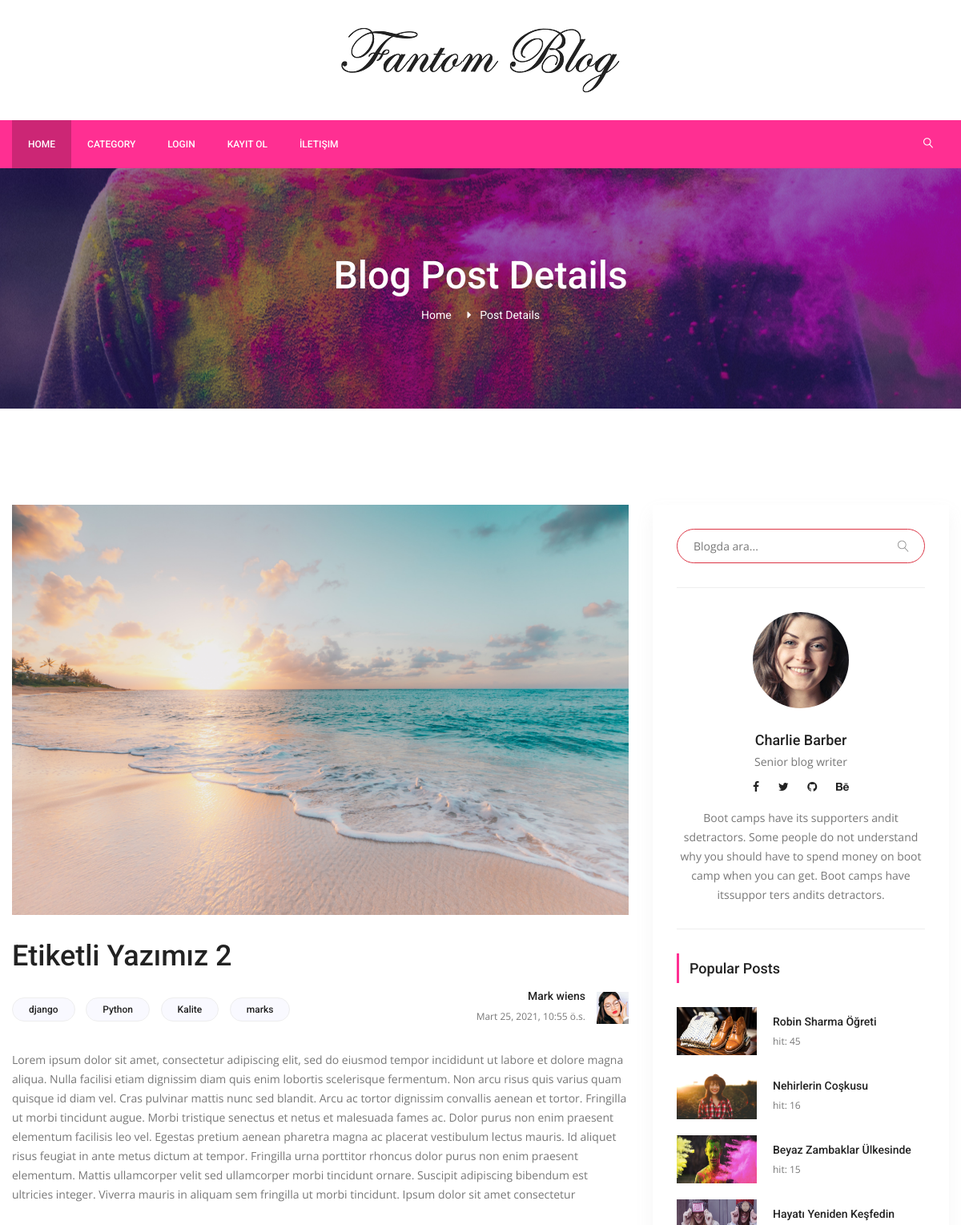
Page /detail/16/etiketli-yazmz-2 (upper part) on the earlier database version.
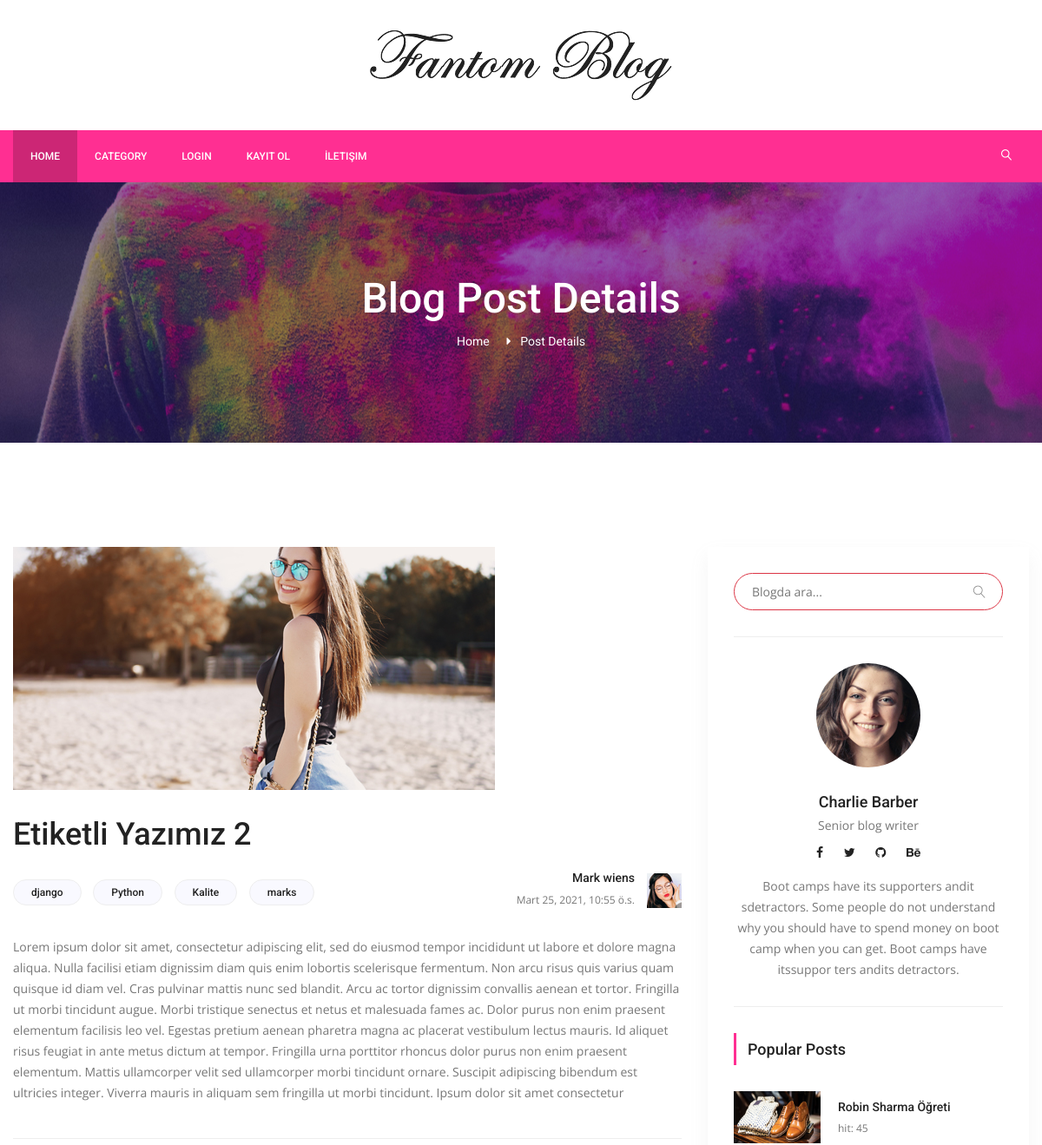
Same page on the later database version.
### posts/models.py (models this page shows, shortened)
class Post(models.Model):
    title = models.CharField(max_length=150)
    content = models.TextField()
    publishing_date = models.DateTimeField(auto_now_add=True)
    image = models.ImageField(null=True,blank=True, upload_to='resimler/',default="resimler/sean-o-KMn4VEeEPR8-unsplash.jpg")
    user = models.ForeignKey(settings.AUTH_USER_MODEL, on_delete=models.CASCADE, default=1)#ForeignKey -> 1'e çok yani, 1 kullanıcı bir sürü yazı ekleyebilir ilişkisi
    slug = models.SlugField(default="slug", editable=False)
    category = models.ForeignKey(Category,on_delete=models.CASCADE, default=1, related_name="posts")#1 Category'nin ->BİR SÜRÜ POSTU OLABİLİR , category -> one, Post Many
    tag = models.ManyToManyField(Tag,related_name="posts", blank=True)
    slider_post = models.BooleanField(default=False)
    hit=models.PositiveIntegerField(default=0)
    def comment_count(self):
        return self.comments.all().count()
    class Meta:
        ordering = ['-id']

class Tag(models.Model):
    title = models.CharField(max_length = 50)
    slug = models.SlugField(editable = False )
    def __str__(self):
        return self.title

### posts/views.py (the view, shortened to what this page needs)
# urls.py: path('detail/<int:pk>/<slug:slug>',PostDetail.as_view(), name='detail'),
class PostDetail(DetailView,FormMixin):
    template_name='posts/detail.html'
    model = Post
    context_object_name = 'single'
    form_class = CreateCommentForm
    def get(self, request, *args, **kwargs):
        self.hit = Post.objects.filter(id=self.kwargs['pk']).update(hit=F('hit')+1)
        return super(PostDetail, self).get(request, *args, **kwargs)
    def get_context_data(self, **kwargs):
        context= super(PostDetail, self).get_context_data(**kwargs)
        context['previous'] = Post.objects.filter(id__lt=self.kwargs['pk']).order_by('-pk').first()#lt ->less then
        context['next'] =Post.objects.filter(id__gt=self.kwargs['pk']).order_by('pk').first()
        context['form'] = self.get_form()
        return context

### posts/forms.py
class CreateCommentForm(forms.ModelForm):
    captcha = ReCaptchaField()
    def __init__(self,*args,**kwargs):
        super(CreateCommentForm, self).__init__(*args,**kwargs)
        self.helper = FormHelper()
        self.helper.form_method = "post"
        self.helper.layout =  Layout(
            Field("name",css_class="form-control"),
            Field("email",css_class="form-control"),
            Field("content",css_class="form-control mb-10"),
            Field("captcha")
        )
        self.helper.add_input(Submit('submit','Yorum Ekle',css_class="primary-btn submit_btn"))
    class Meta:
        model = Comment
        fields = [
            'name',
            'email',
            'content',
        ]

### posts/models.py (called while the page is built)
    def post_count(self):
        return self.posts.all().count() #posts -> related_name="posts" dan geliyor..

### posts/templatetags/custom_tags.py (called while the page is built)
@register.simple_tag(name="categories")
def all_categories():
    return Category.objects.all()

@register.simple_tag(name="tags")
def all_tags():
    return Tag.objects.all()

@register.simple_tag(name="hit_posts")
def hit_posts():
    return Post.objects.order_by('-hit')[:5] # 5 tane post gösterir.

### templates/posts/detail.html (shortened to what this page needs)
{% extends 'base.html' %}
{% load static %}
{% load crispy_forms_tags %}
{% block content %}
        <section class="banner_area">
            <div class="banner_inner d-flex align-items-center">
            	<div class="overlay bg-parallax" data-stellar-ratio="0.9" data-stellar-vertical-offset="0" data-background=""></div>
				<div class="container">
					<div class="banner_content text-center">
						<h2>Blog Post Details</h2>
						<div class="page_link">
							<a href="{% url 'index' %}">Home</a>
							<a href="single-blog.html">Post Details</a>
						</div>
					</div>
				</div>
            </div>
        </section>
        <section class="blog_area p_120 single-post-area">
            <div class="container">
                <div class="row">
                    <div class="col-lg-8">
       					<div class="main_blog_details">
       						<img class="img-fluid" src="{{ single.image.url }}" alt="">
       						<a href="#"><h4>{{ single.title }}</h4></a>
       						<div class="user_details">
       							<div class="float-left">
                                    {% for tag in single.tag.all %}
       								<a href="{% url 'tag_detail' slug=tag.slug %}">{{ tag.title }}</a>
                                    {% endfor %}
       							</div>
       							<div class="float-right">
       								<div class="media">
       									<div class="media-body">
       										<h5>Mark wiens</h5>
       										<p>{{ single.publishing_date }}</p>
       									</div>
       									<div class="d-flex">
       										<img src=" {% static  "img/blog/user-img.jpg"   %}" alt="">
       									</div>
       								</div>
       							</div>
       						</div>
							<p>{{ single.content }}</p>
                            <div class="news_d_footer">
      						</div>
       					</div>
        			</div>
                    {% include 'right_side.html' %}
                </div>
            </div>
        </section>
{% endblock %}

### templates/right_side.html (shortened to what this page needs)
{% load static %}
{% load custom_tags %}
  <div class="col-lg-4">
            <div class="blog_right_sidebar">
                <aside class="single_sidebar_widget search_widget">
                    <form action="{% url 'search' %}" method="get">
                    <div class="input-group ">
                            <input type="text" class="form-control border-danger" placeholder="Blogda ara..." name="q">
                            <span class="input-group-btn">
                                <button class="btn btn-default" type="button"><i class="lnr lnr-magnifier"></i></button>
                            </span>
                    </div> </form>
                    <div class="br"></div>
                </aside>
                <aside class="single_sidebar_widget author_widget">
                    <img class="author_img rounded-circle" src="{% static "img/blog/author.png" %}" alt="">
                    <h4>Charlie Barber</h4>
                    <p>Senior blog writer</p>
                    <div class="social_icon">
                        <a href="#"><i class="fa fa-facebook"></i></a>
                        <a href="#"><i class="fa fa-twitter"></i></a>
                        <a href="#"><i class="fa fa-github"></i></a>
                        <a href="#"><i class="fa fa-behance"></i></a>
                    </div>
                    <p>Boot camps have its supporters andit sdetractors. Some people do not understand why you should have to spend money on boot camp when you can get. Boot camps have itssuppor ters andits detractors.</p>
                    <div class="br"></div>
                </aside>
                <aside class="single_sidebar_widget popular_post_widget">
                    <h3 class="widget_title">Popular Posts</h3>
                    {% hit_posts as posts %}
                    {% for post in posts %}
                        <div class="media post_item">
                        <img src="{{ post.image.url }}" alt="post" style="width:100px;height:60px;">
                        <div class="media-body">
                            <a href="{% url 'detail'  post.id post.slug %}"><h3>{{ post.title }}</h3></a>
                            <p>hit: {{ post.hit }}</p>
                        </div>
                    </div>
                    {% endfor %}
                </aside>
            </div>
        </div>

Differences in the rows shown:
no longer on this page (row unchanged): Post: image (picture), title "Nehirlerin Coşkusu", hit "16"
no longer on this page (row unchanged): Post: image (picture), title "Beyaz Zambaklar Ülkesinde", hit "15"
no longer on this page (row unchanged): Post: image (picture), title "Hayatı Yeniden Keşfedin"
changed Post "Etiketli Yazımız 2": image: a different picture
